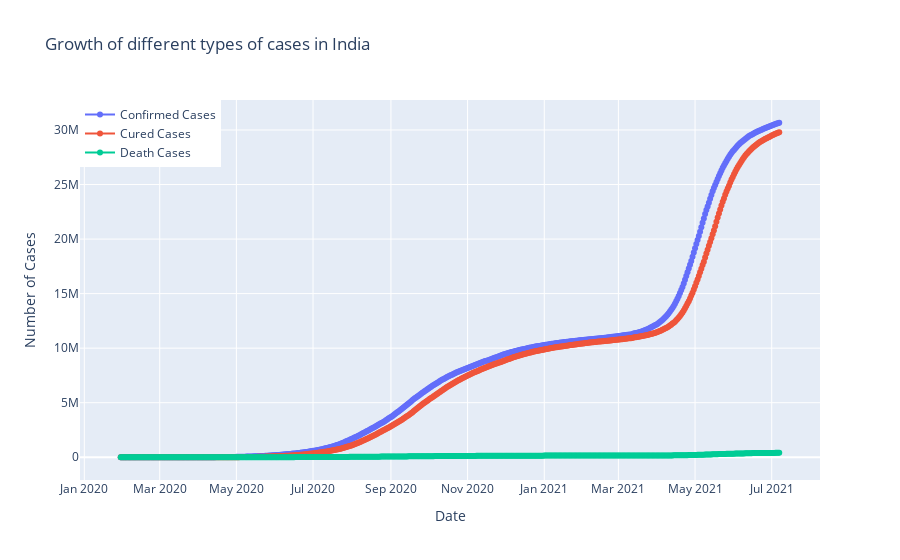

This figure's notebook cell:
### Code cell
fig=go.Figure()
fig.add_trace(go.Scatter(x=df1.index, y=df1["Confirmed"],
                    mode='lines+markers',
                    name='Confirmed Cases'))
fig.add_trace(go.Scatter(x=df1.index, y=df1["Cured"],
                    mode='lines+markers',
                    name='Cured Cases'))
fig.add_trace(go.Scatter(x=df1.index, y=df1["Deaths"],
                    mode='lines+markers',
                    name='Death Cases'))
fig.update_layout(title="Growth of different types of cases in India",
                 xaxis_title="Date",yaxis_title="Number of Cases",legend=dict(x=0,y=1,traceorder="normal"))
fig.show()

### Figure 1 — Plotly figure (JSON) as saved in the notebook; plotly's stock layout.template omitted (floating-point values rounded to 4 significant figures; data arrays with more than 128 entries replaced by an {"elided": "..."} marker saying what was removed)
{"data": [{"mode": "lines+markers", "name": "Confirmed Cases", "type": "scatter", "x": {"elided": "525 str values"}, "y": {"elided": "525 int values"}}, {"mode": "lines+markers", "name": "Cured Cases", "type": "scatter", "x": {"elided": "525 str values"}, "y": {"elided": "525 int values"}}, {"mode": "lines+markers", "name": "Death Cases", "type": "scatter", "x": {"elided": "525 str values"}, "y": {"elided": "525 int values"}}], "layout": {"legend": {"traceorder": "normal", "x": 0, "y": 1}, "title": {"text": "Growth of different types of cases in India"}, "xaxis": {"title": {"text": "Date"}}, "yaxis": {"title": {"text": "Number of Cases"}}}}
